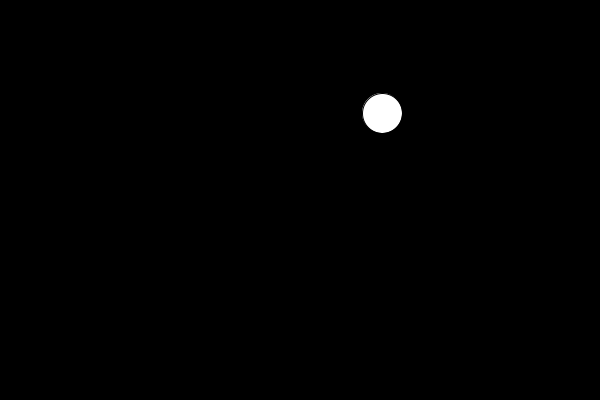
Frame 1 (no input)
Frame 60 (the mouse pressed at the canvas centre just before this capture): identical to frame 1, image omitted
Frame 120 (the mouse held since frame 60 and released just before this capture): identical to frame 1, image omitted

The Processing sketch that drew this single still picture (run headless with seeded random() and noise(); from frame 60 on, the mouse is pressed at the canvas centre):

// Processing sketch: BallDriver
// ── BallDriver.pde
Ball b;
int score;

void setup() {
  size(600, 400);
  background(0);
  score = 0;

  b = new Ball();
}//setup

void draw() {
  background(0);
  b.display();
  b.move();
}//draw

void keyPressed() {
  if (key == ' ') {
    b.reset();
  }//reset
  else if (key == CODED) {
    if (keyCode == UP) {
      b.changeSpeed(0, -1);
    }//up
    else if (keyCode == DOWN) {
      b.changeSpeed(0, 1);
    }//down
    else if (keyCode == LEFT) {
      b.changeSpeed(-1, 0);
    }//left
    else if (keyCode == RIGHT) {
      b.changeSpeed(1, 0);
    }//right
  }//non ASCII keys
}

void mousePressed() {
  if ( b.onBall(mouseX, mouseY) ) {
    score+= b.getScoreValue();
    b.reset();
    println(score);
  }//hit
}//mousePressed

// ── Ball.pde
class Ball {

  int cx, cy;
  int xvelocity, yvelocity;
  int radius;

  //constructor
  Ball() {
    radius = 20;
    reset();
  }//default constructor

  void reset() {
    xvelocity = 0;
    yvelocity = 0;
    cx = int(random(radius, width-radius));
    cy = int(random(radius, height-radius));
  }//resetBall

  void display() {
    circle(cx, cy, radius * 2);
  }//display

  void move() {
    if (cx <= radius || cx >= (width - 1 - radius)) {
      xvelocity*= -1;
    }//x bounce
    if (cy <= radius || cy >= (height - 1 - radius)) {
      yvelocity*= -1;
    }//x bounce
    cx+= xvelocity;
    cy+= yvelocity;
  }//moveBall
  
  void changeSpeed(int x, int y) {
    xvelocity+= x;
    yvelocity+= y;
  }//changeSpeed

  boolean onBall(int x, int y) {
    float d = dist(x, y, cx, cy);
    return d <= radius;
  }//onBall
  
  int getScoreValue() {
    int score = abs(xvelocity) + abs(yvelocity); 
    return score;
  }//getScoreValue
  
}//Ball
